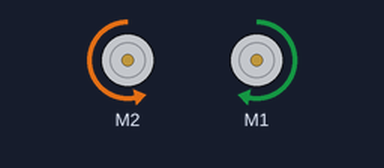
This sketch was run on a simulated Arduino Uno, built with avr-gcc and run on an emulated ATmega328P. Shown: 2 × DC motor (green arrow = forward, orange = backward, longer = faster).

Above: at 0.4 s.
At 2.2 s:
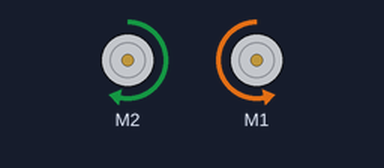
At 6.8 s:
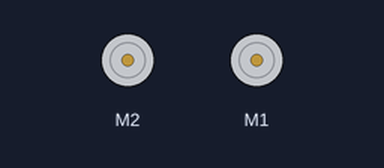
Timing chart, 0 to 8.5 s (numbered marks = the images above):
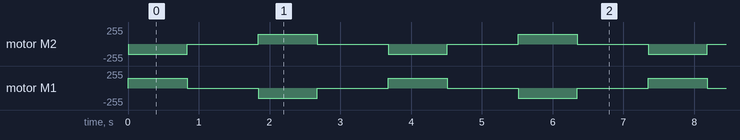

Measured:
- by itself, motor M2: repeats every 3.7 s: stopped 1.0 s, forward 150/255 0.84 s, stopped 1.0 s, backward 150/255 0.84 s
- by itself, motor M1: repeats every 3.7 s: stopped 1.0 s, backward 150/255 0.84 s, stopped 1.0 s, forward 150/255 0.84 s

The sketch:

MotorControl_test.ino
```cpp
#include <Adafruit_MotorShield.h>

#define leftMotorBase 128
#define rightMotorBase  128
#define MotorMax 150
#define TIME_PER_DEGREE 9.3

Adafruit_MotorShield myDriveTrain = Adafruit_MotorShield();

Adafruit_DCMotor * leftMotor = myDriveTrain.getMotor(2);
Adafruit_DCMotor * rightMotor = myDriveTrain.getMotor(1);

void setup() {
  Serial.begin(9600);
  myDriveTrain.begin();
}

void loop() {
  turnAngle(90, 0);
  delay(1000);
  turnAngle(90, 1);
  delay(1000);
}

void turnAngle(uint8_t angle, bool dir){
  leftMotor->setSpeed(MotorMax);
  rightMotor->setSpeed(MotorMax);

  if (dir){
    leftMotor->run(FORWARD);
    rightMotor->run(BACKWARD);
  } else {
    leftMotor->run(BACKWARD);
    rightMotor->run(FORWARD);
  }

  delay(long(TIME_PER_DEGREE*angle));

  leftMotor->setSpeed(0);
  rightMotor->setSpeed(0);
}
```
